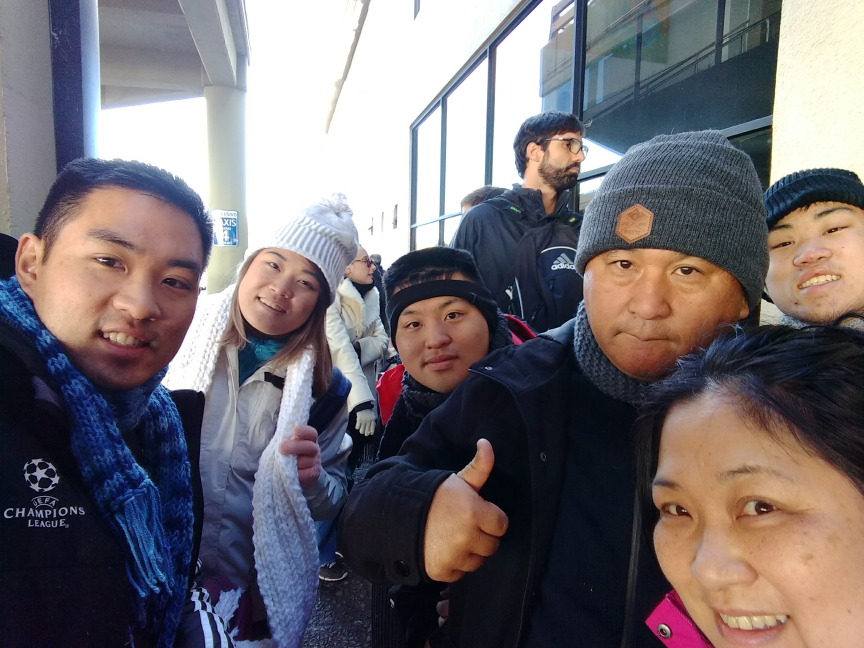
#> input picture opencv/3-machineLearning/3-k-means/familia.jpg, 2592 x 1944 px (shown at 1/3 size)
$ python 3-color_quantization.py
#> lines starting #> are read from the running program, lines starting #| are printed output that depends on the picture
import numpy as np
import cv2

img = cv2.imread('familia.jpg')
#> img is the input picture: shape (1944, 2592, 3); mean B, G, R 113, 108.6, 114.9
img = cv2.resize(img, (800,600))
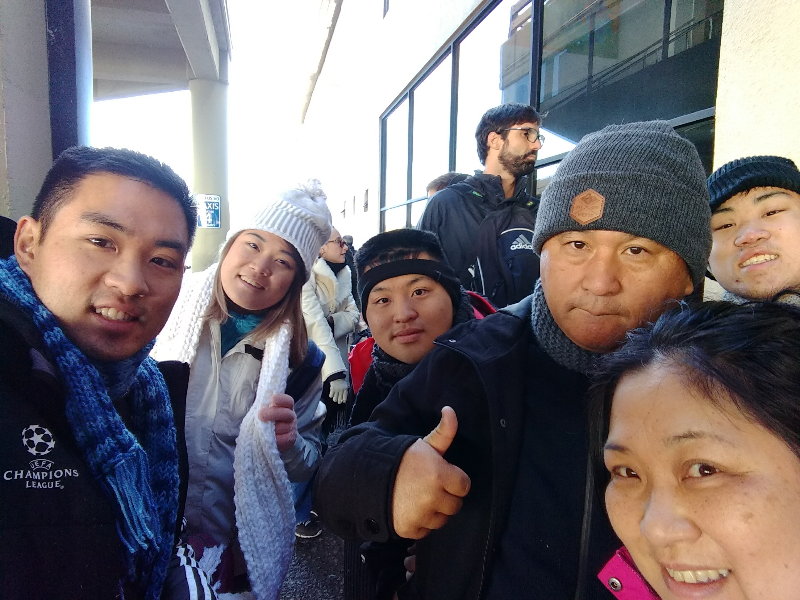
#> img: shape (600, 800, 3); mean B, G, R 112.9, 108.5, 114.8
Z = img.reshape((-1,3))

# convert to np.float32
Z = np.float32(Z)

# define criteria, number of clusters(K) and apply kmeans()
criteria = (cv2.TERM_CRITERIA_EPS + cv2.TERM_CRITERIA_MAX_ITER, 10, 1.0)
K = 8
ret,label,center=cv2.kmeans(Z,K,None,criteria,10,cv2.KMEANS_RANDOM_CENTERS)
#> ret = 336175571.6; center = [[149.3, 135, 128.4], [117.7, 91.42, 74.52], [191.4, 190.2, 191.9], [71.01, 52.3, 50.66], [31.12, 17.63, 15.36], [249.4, 253, 252.3], [75.35, 90.15, 145.3], [120.1, 151, 196.3]]

# Now convert back into uint8, and make original image
center = np.uint8(center)
#> center = [[149, 134, 128], [117, 91, 74], [191, 190, 191], [71, 52, 50], [31, 17, 15], [249, 253, 252], [75, 90, 145], [120, 151, 196]]
res = center[label.flatten()]
res2 = res.reshape((img.shape))
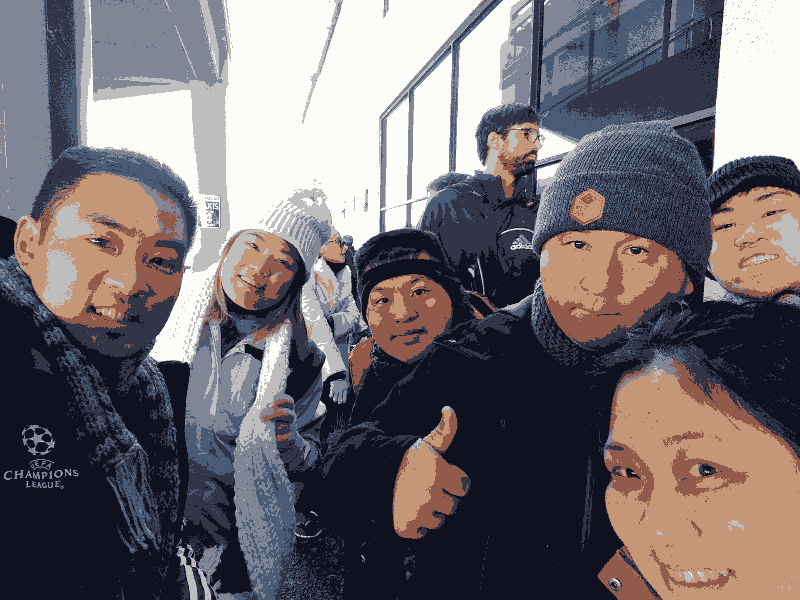
#> res2: shape (600, 800, 3); mean B, G, R 112.7, 108.1, 114.4

cv2.imshow('res2',res2)
cv2.imshow('orig', img)
cv2.waitKey(0)
cv2.destroyAllWindows()
